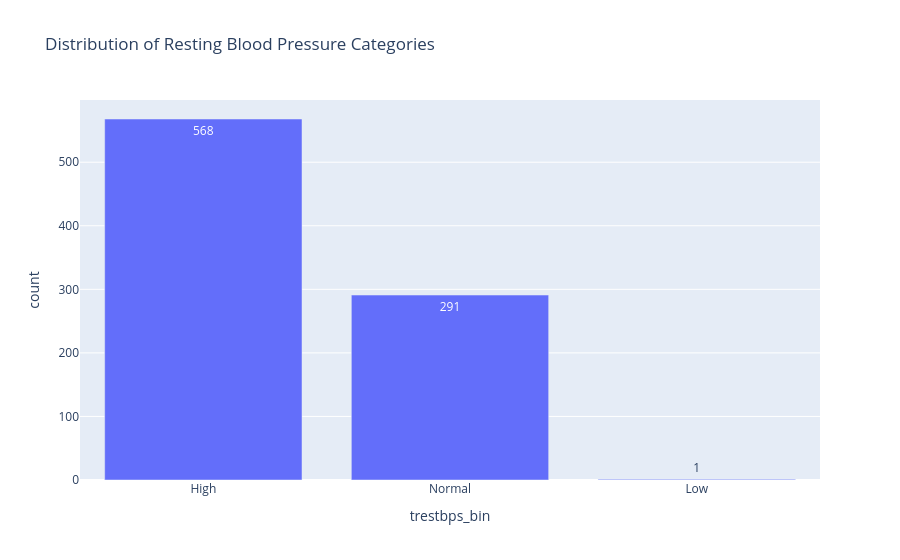

Write notebook code for a chart like this one.
### Code cell
# prepare data for plotting
bp_counts = df['trestbps_bin'].value_counts().reset_index()
bp_counts.columns = ['trestbps_bin', 'count']

# plot
fig = px.bar(
    bp_counts,
    x='trestbps_bin',
    y='count',
    text='count',
    title='Distribution of Resting Blood Pressure Categories'
)

fig.show()

### Figure 1 — Plotly figure (JSON) as saved in the notebook; plotly's stock layout.template omitted (floating-point values rounded to 4 significant figures)
{"data": [{"hovertemplate": "trestbps_bin=%{x}<br>count=%{text}<extra></extra>", "legendgroup": "", "marker": {"color": "#636efa", "pattern": {"shape": ""}}, "name": "", "orientation": "v", "showlegend": false, "text": [568.0, 291.0, 1.0], "textposition": "auto", "type": "bar", "x": ["High", "Normal", "Low"], "xaxis": "x", "y": [568, 291, 1], "yaxis": "y"}], "layout": {"barmode": "relative", "legend": {"tracegroupgap": 0}, "title": {"text": "Distribution of Resting Blood Pressure Categories"}, "xaxis": {"anchor": "y", "domain": [0, 1], "title": {"text": "trestbps_bin"}}, "yaxis": {"anchor": "x", "domain": [0, 1], "title": {"text": "count"}}}}
